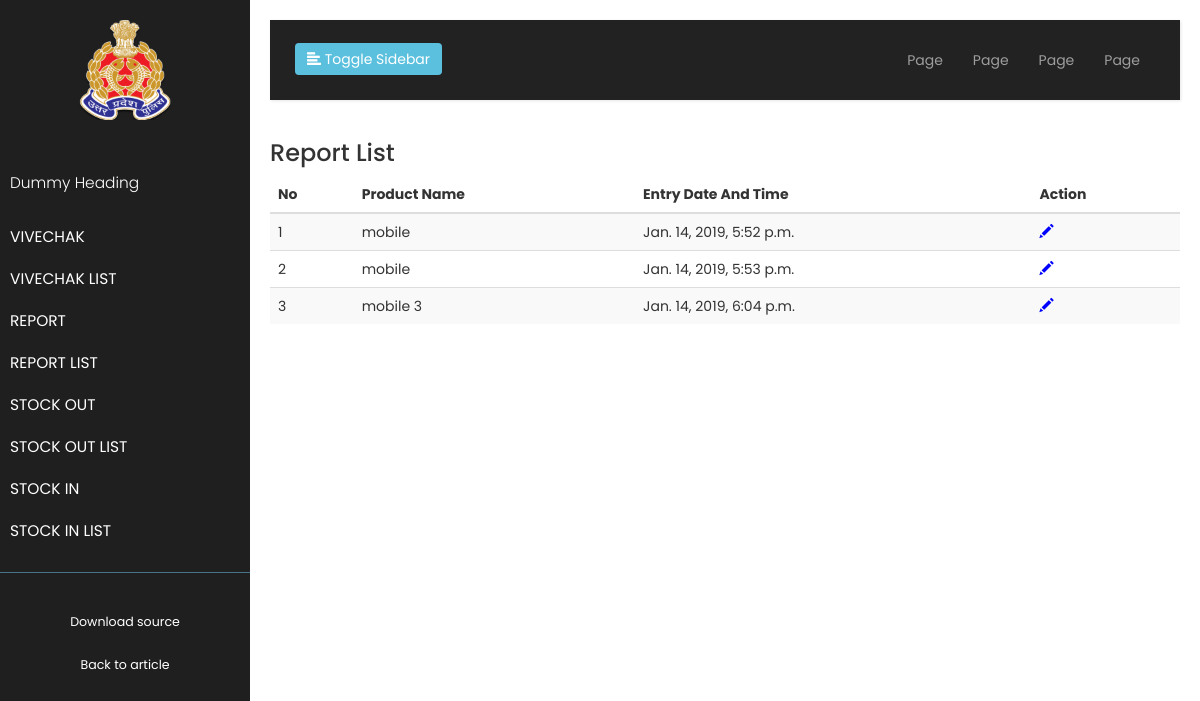
The page /stockinlist on the database its author committed.
### main/models.py (models this page shows)
class StockIn(models.Model):
    product_name = models.CharField(max_length=100, blank=False, default="")
    entry_date_and_time = models.DateTimeField(default=datetime.now)

### main/views.py (the view)
# urls.py: url(r'^stockinlist$', views.StockInList.as_view(), name='stockinlist'),
class StockInList(ListView):
    template_name = 'Stockinlist.html'
    queryset = StockIn.objects.all()

### main/templates/Stockinlist.html
{% extends 'base.html' %}
{% block body %}
    <h3>Report List</h3>
        <table class="table table-striped">
            <thead class="thead-dark">
                <th>No</th>
                <th>Product Name</th>
                <th>Entry Date And Time</th>
                <th>Action</th>
            </thead>
            <tbody>
                {% for instance in object_list %}
                    <tr>
                        <td>{{ instance.pk }}</td>
                        <td>{{ instance.product_name }}</td>
                        <td>{{ instance.entry_date_and_time }}</td>
                        <td>
                            <a href="#" class="glyphicon glyphicon-pencil" style="color: blue" role="button"/>&nbsp;&nbsp;
                        </td>
                    </tr>
                {% endfor %}
            </tbody>
        </table>
{% endblock %}

### main/static/css/style.css (style rules this page uses)
body { font-family: 'Poppins', sans-serif; }
a, a:hover, a:focus { color: inherit; text-decoration: none; transition: all 0.3s; }

### rows shown on the page
StockIn: pk "1", product_name "mobile", entry_date_and_time "Jan. 14, 2019, 5:52 p.m."
StockIn: pk "2", product_name "mobile", entry_date_and_time "Jan. 14, 2019, 5:53 p.m."
StockIn: pk "3", product_name "mobile 3", entry_date_and_time "Jan. 14, 2019, 6:04 p.m."
